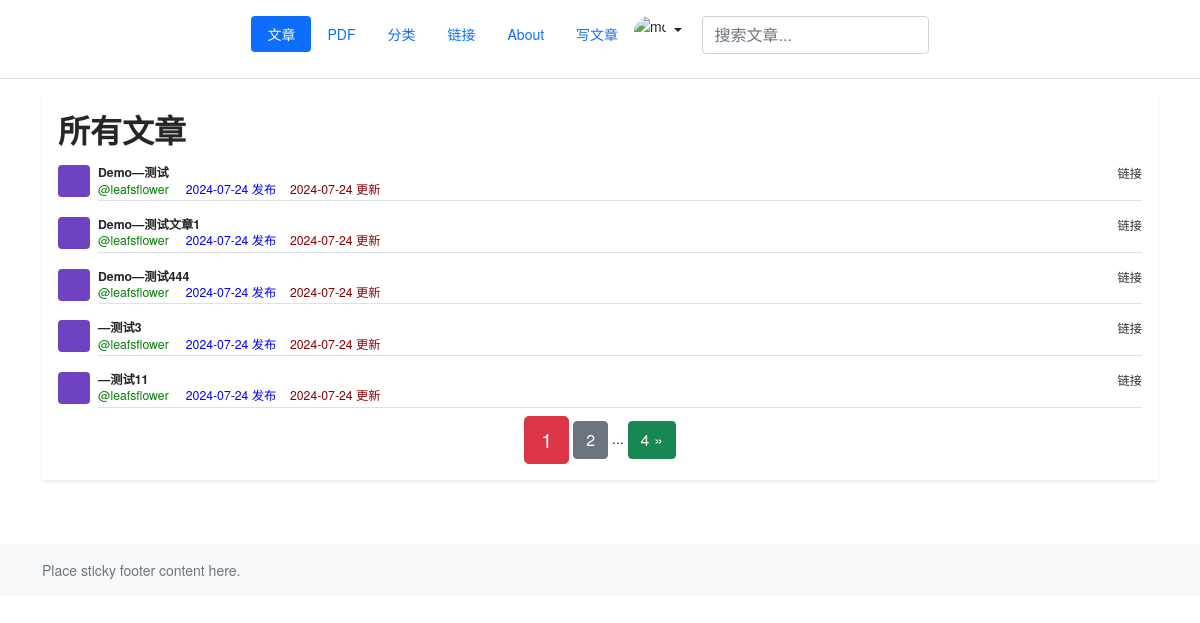
/article/articles/ (signed in), run on the app's committed database.
### article/models.py (models this page shows, shortened)
class ArticlePost(models.Model):
    author = models.ForeignKey(User, on_delete=models.CASCADE)
    title = models.CharField(max_length=100)
    body = models.TextField()
    created = models.DateTimeField(default=timezone.now)
    updated = models.DateTimeField(auto_now=True)
    column = models.ForeignKey(
        ArticleColumn,
        null=True,
        blank=True,
        on_delete=models.CASCADE,
        related_name='article'
    )
    class Meta:
        ordering = ('-created',)
    md = markdown.Markdown(
        extensions=[
        'markdown.extensions.extra',
        'markdown.extensions.codehilite',
        'markdown.extensions.toc',
        ]
    )

class ArticleColumn(models.Model):
    title = models.CharField(max_length=100, blank=True)
    created = models.DateTimeField(default=timezone.now)

### article/views.py (the view)
# urls.py: path('articles/', ArticleListView.as_view(), name='article_list'),
class ArticleListView(ListView):
    model = ArticlePost
    template_name = 'article/list.html'
    context_object_name = 'articles'
    paginate_by = 5
    def get_queryset(self):
        queryset = ArticlePost.objects.all()
        search = self.request.GET.get('search')
        column_id = self.kwargs.get('column_id')
        if column_id:
            self.column = get_object_or_404(ArticleColumn, id=column_id)
            queryset = queryset.filter(column=self.column)
        if search:
            queryset = queryset.filter(
                Q(title__icontains=search) |
                Q(body__icontains=search)
            )
        return queryset
    def get_context_data(self, **kwargs):
        context = super().get_context_data(**kwargs)
        context['search'] = self.request.GET.get('search', '')
        if hasattr(self, 'column'):
            context['column'] = self.column
        return context

### templates/article/list.html (shortened to what this page needs)
{% extends "base.html" %}
{% load static %}
{% block content %}
<main class="flex-shrink-0 mb-5">
  <div class="container">
    <div class="my-3 p-3 bg-body rounded shadow-sm">
       {% if column %}
        <h2>{{ column.title }}栏目的文章</h2>
    {% else %}
        <h2>所有文章</h2>
    {% endif %}
        {% for article in articles %}
    <div class="d-flex text-muted pt-3">
<svg class="bd-placeholder-img flex-shrink-0 me-2 rounded" width="32" height="32" xmlns="http://www.w3.org/2000/svg" role="img" aria-label="Placeholder: 32x32" preserveAspectRatio="xMidYMid slice" focusable="false"><title>Placeholder</title><rect width="100%" height="100%" fill="#6f42c1"></rect><text x="50%" y="50%" fill="#6f42c1" dy=".3em">32x32</text></svg>
        <div class="pb-1 mb-0 small lh-sm border-bottom w-100">
        <div class="d-flex justify-content-between">
          <strong class="text-dark">{{ article.column.title }}—{{ article.title}}</strong>
          <a href={% url 'article:article_detail' article.id %}>链接</a>
        </div>
                        <p>
                <span style="color: green;">
                    @{{ article.author }} &nbsp;&nbsp;&nbsp;
                </span>
                <span style="color: blue;">
                    {{ article.created|date:'Y-m-d' }} 发布&nbsp;&nbsp;&nbsp;
                </span>
                <span style="color: darkred;">
                    {{ article.updated|date:'Y-m-d' }} 更新
                </span>
            </p>
      </div>
    </div>
        {% endfor %}
        <div class="pagination row mt-2">
            <div class="m-auto d-flex justify-content-center">
                <span class="step-links">
                    <span class="current btn btn-danger btn-lg">
                        {{ page_obj.number }}
                    </span>
                    {% if page_obj.has_next %}
                        <a href="?page={{ page_obj.next_page_number }}&search={{ search }}"
                           class="btn btn-secondary"
                        >
                            {{ page_obj.next_page_number }}
                        </a>
                        <span>...</span>
                        <a href="?page={{ page_obj.paginator.num_pages }}&search={{ search }}"
                           class="btn btn-success"
                        >
                            {{ page_obj.paginator.num_pages }} &raquo;
                        </a>
                    {% endif %}
                </span>
            </div>
        </div>
          </div>
  </div>
</main>
{% endblock content %}

### templates/base.html (shortened to what this page needs)
{% load static %}
<!DOCTYPE html>
<html lang="zh-cn">
<head>
    <link href="{% static 'article/css/bootstrap.min.css' %}" rel="stylesheet">
    <link rel="stylesheet" href="{% static 'article/md_css/default.css' %}">
    <link href="{% static 'article/layui/css/layui.css' %}" rel="stylesheet">
    <link rel="stylesheet" href="{% static 'article/css/simplemde.min.css' %}">
</head>
<body class="d-flex flex-column h-100">
    {% include 'header.html' %}
    {% block content %}{% endblock content %}
    {% include 'footer.html' %}
</body>
</html>

### templates/header.html (shortened to what this page needs)
<header class="d-flex justify-content-center py-3 border-bottom">
      <ul class="nav nav-pills">
        <li class="nav-item"><a href="{% url 'article:article_list' %}?search={{ search }}" class="nav-link active" aria-current="page">文章</a></li>
        <li class="nav-item"><a href="{% url 'article:pdf_development' %}" class="nav-link">PDF</a></li>
        <li class="nav-item"><a href="{% url 'article:column_list' %}" class="nav-link">分类</a></li>
        <li class="nav-item"><a href="#" class="nav-link">链接</a></li>
        <li class="nav-item"><a href="#" class="nav-link">About</a></li>
              {% if user.is_authenticated %}
        <li class="nav-item"><a class="nav-link" href="{% url 'article:article_create' %}">写文章</a></li>
                  <div class="dropdown text-end">
          <a href="#" class="d-block link-dark text-decoration-none dropdown-toggle" id="dropdownUser1" data-bs-toggle="dropdown" aria-expanded="false">
            <img src="https://github.com/mdo.png" alt="mdo" width="32" height="32" class="rounded-circle">
          </a>
        </div>
              {% endif %}
      </ul>
    <div class="row mx-2">
        <div class="col-auto mr-auto">
            <form class="form-inline" >
                <input type="text"
                    class="form-control mb-2 mr-sm-2"
                    name="search"
                    placeholder="搜索文章..."
                    required
                >
            </form>
        </div>
    </div>
 </header>

### templates/footer.html
<footer class="footer mt-auto mt-5 py-3 bg-light">
  <div class="container">
    <span class="text-muted">Place sticky footer content here.</span>
  </div>
</footer>

### data on the page
ArticlePost: column "Demo", title "测试", author "leafsflower", created "2024-07-24", updated "2024-07-24"
ArticlePost: column "Demo", title "测试文章1", author "leafsflower", created "2024-07-24", updated "2024-07-24"
ArticlePost: column "Demo", title "测试444", author "leafsflower", created "2024-07-24", updated "2024-07-24"
ArticlePost: title "测试3", author "leafsflower", created "2024-07-24", updated "2024-07-24"
ArticlePost: title "测试11", author "leafsflower", created "2024-07-24", updated "2024-07-24"

### other printed values
{{ page_obj.number }} "1"
{{ page_obj.next_page_number }} "2"
{{ page_obj.paginator.num_pages }} "4"
